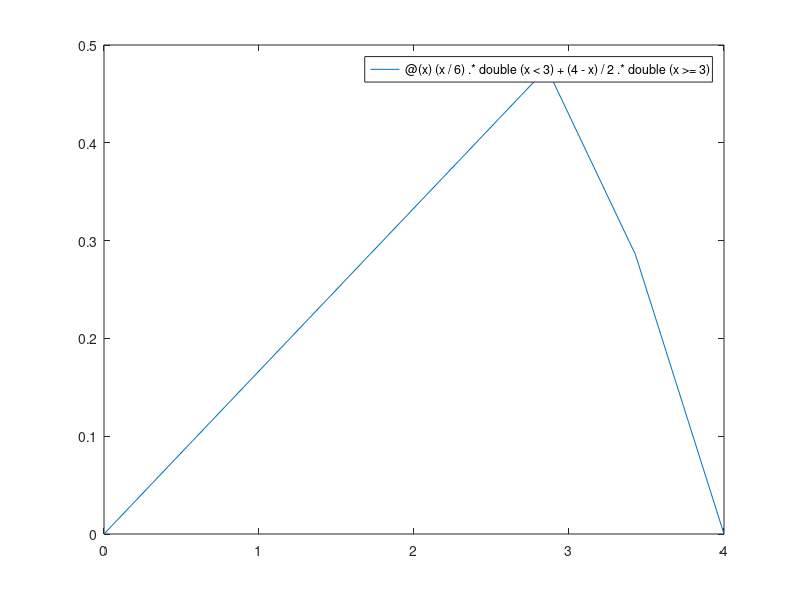

The MATLAB source for this figure:
f = @(x) (x/6).*double(x<3)+(4-x)/2.*double(x>=3);
fplot(f,[0,4])

% Cálculo analítico (aproximado numéricamente)
integral(f,0,4) % ¿Es una PDF?
mu = integral(@(x)x.*f(x),0,4)
sigma2 = integral(@(x)(x-mu).^2.*f(x),0,4)

% Cálculo por fuerza bruta
pdf = makedist('Triangular','A',0,'B',3,'C',4);
x = random(pdf,1000000,1);
mu = mean(x)
sigma2 = var(x)